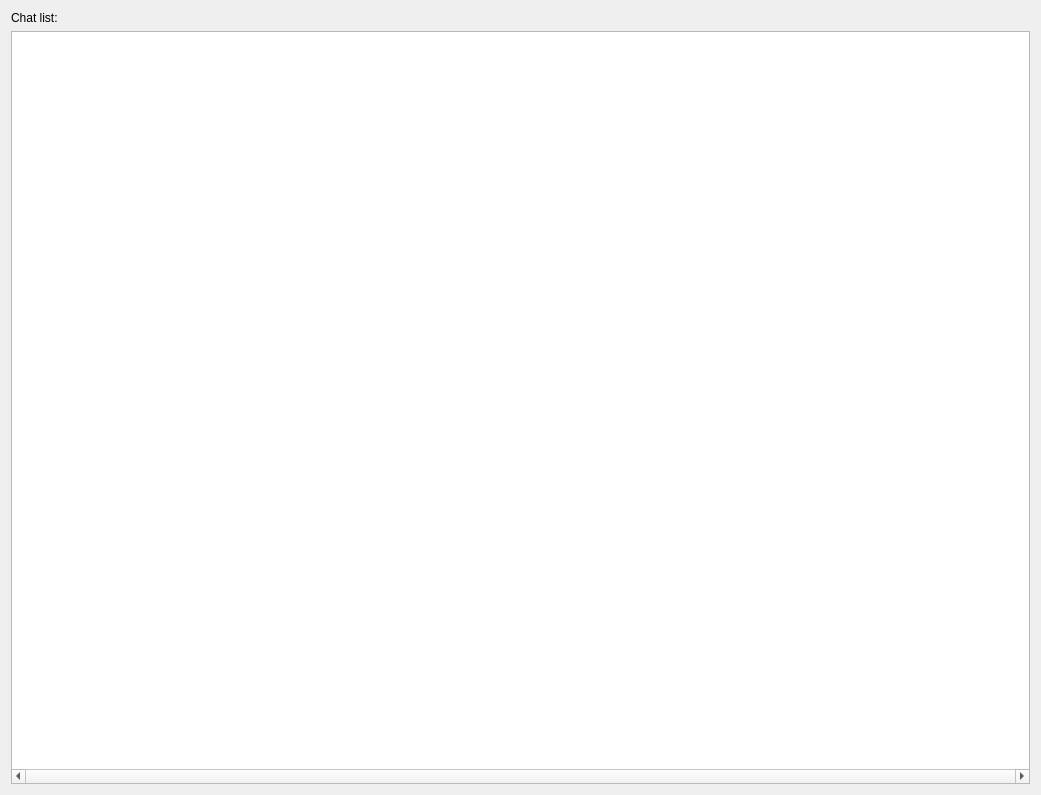
<?xml version="1.0" encoding="UTF-8"?>
<ui version="4.0">
 <class>ScreenChatList</class>
 <widget class="QWidget" name="ScreenChatList">
  <property name="geometry">
   <rect>
    <x>0</x>
    <y>0</y>
    <width>1041</width>
    <height>795</height>
   </rect>
  </property>
  <property name="sizePolicy">
   <sizepolicy hsizetype="Expanding" vsizetype="Expanding">
    <horstretch>0</horstretch>
    <verstretch>0</verstretch>
   </sizepolicy>
  </property>
  <property name="windowTitle">
   <string>Form</string>
  </property>
  <layout class="QVBoxLayout" name="verticalLayout">
   <item>
    <widget class="QLabel" name="label">
     <property name="text">
      <string>Chat list:</string>
     </property>
    </widget>
   </item>
   <item>
    <widget class="QListView" name="chatListView">
     <property name="sizePolicy">
      <sizepolicy hsizetype="Expanding" vsizetype="Expanding">
       <horstretch>0</horstretch>
       <verstretch>0</verstretch>
      </sizepolicy>
     </property>
     <property name="mouseTracking">
      <bool>true</bool>
     </property>
     <property name="horizontalScrollBarPolicy">
      <enum>Qt::ScrollBarPolicy::ScrollBarAlwaysOn</enum>
     </property>
     <property name="verticalScrollMode">
      <enum>QAbstractItemView::ScrollMode::ScrollPerPixel</enum>
     </property>
     <property name="horizontalScrollMode">
      <enum>QAbstractItemView::ScrollMode::ScrollPerPixel</enum>
     </property>
    </widget>
   </item>
  </layout>
 </widget>
 <resources/>
 <connections/>
</ui>
